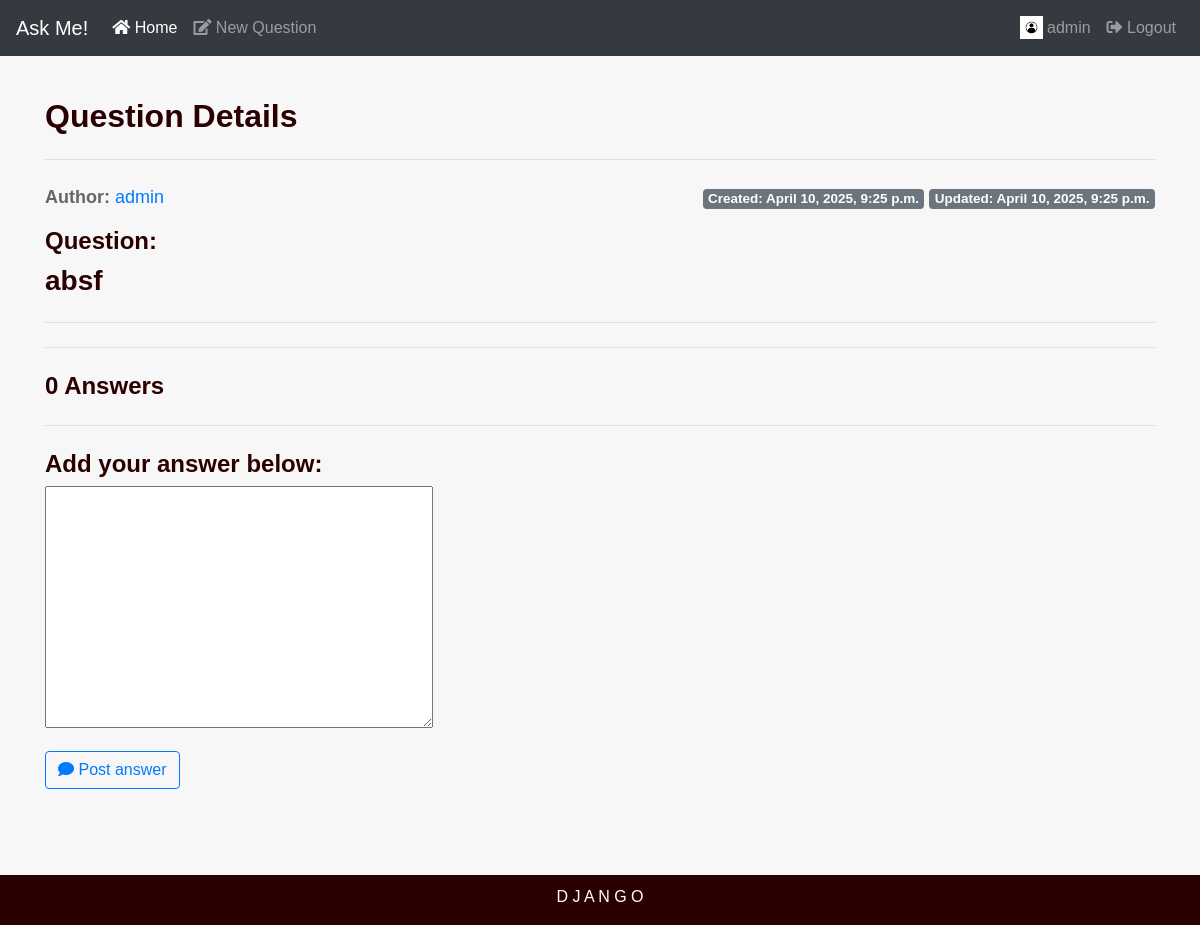
The page /askme/ques/2/ (signed in) on the database its author committed.
### myapp/models.py (models this page shows, shortened)
class Question(models.Model):
    slug = models.SlugField(max_length=120)
    author = models.ForeignKey(User , related_name='blog_posts' , on_delete=models.CASCADE)
    body = models.TextField()
    created = models.DateTimeField(auto_now_add=True)
    updated = models.DateTimeField(auto_now=True)

### myapp/views.py (the view)
# urls.py: path('ques/<int:id>/',views.ques_detail,name='ques_detail'),
def ques_detail(request,id):
    ques = get_object_or_404(Question,id=id)
    replies = Replies.objects.all().filter(ques = ques).order_by('-id')
    comments =  Comment.objects.all().filter(ques = ques).order_by('-id')
    if request.method == 'POST':
        if not request.user.is_authenticated:
            return HttpResponseRedirect(reverse('askme:user_login'))
        comment_form = CommentForm(request.POST)
        if comment_form.is_valid():
            cmnt = comment_form.save(commit=False)
            cmnt.user = request.user
            cmnt.ques = ques
            cmnt.save()
            return HttpResponseRedirect(reverse('askme:ques_detail',args = (id,)))
    else:
        comment_form  = CommentForm()
    context = {
        'q': ques,
        'comments' : comments,
        'comment_form' : comment_form ,
        'replies' : replies,
    }
    return render(request, 'ques_detail.html', context=context)

### myapp/forms.py
class CommentForm(forms.ModelForm):
    class Meta:
        model = Comment
        fields = ['content']

### templates/ques_detail.html (shortened to what this page needs)
{% extends 'base.html' %}
{% load static %}
{% load tags %}
{% block content %}
<div>
	<h2 class="display-6">Question Details</h2>
	<hr class="my-4">
	<div>
		<p><strong>Author: </strong><a href="{% url 'askme:profilepage' q.author %}">{{q.author}}</a>
		<span class="float-right">
			<span class="badge badge-secondary">Created: {{q.created}}</span>
			<span class="badge badge-secondary">Updated: {{q.updated}}</span>
		</span></p>
		<h4>Question:</h4><h3>{{q.body}}</h3>
	</div>
	<hr class="my-4">
</div>
<hr class="my-4">
		<h4>{{ comments.count}} Answers </h4>
		<hr class="my-4">
		<h4>Add your answer below:</h4>
		<form method="POST">
    		<div class="form-group">
        {{ comment_form.content }}
    </div>
    <button class="btn btn-outline-primary" type="submit"><i class="fas fa-comment"></i> Post answer</button>
</form>
<br><br>
		<br><br>
{% endblock %}

### templates/base.html (shortened to what this page needs)
{% load static %}
<!DOCTYPE html>
<html lang="en">
<head>
    <link rel="stylesheet" href="https://maxcdn.bootstrapcdn.com/bootstrap/4.0.0/css/bootstrap.min.css">
    <link rel="stylesheet" href="{% static 'app.css' %}" type="text/css" />
    <link rel="stylesheet" href="https://cdnjs.cloudflare.com/ajax/libs/font-awesome/5.14.0/css/all.min.css" />
</head>
<body>
    <nav class="navbar navbar-expand-lg navbar-dark bg-dark fixed-top">
        <a class="navbar-brand" href="{% url 'askme:ques_feed' %}">Ask Me!</a>
        <div class="collapse navbar-collapse" id="navbarSupportedContent">
            <ul class="navbar-nav mr-auto">
                <li class="nav-item active">
                    <a class="nav-link" href="{% url 'askme:ques_feed' %}"><i class="fas fa-home"></i> Home <span class="sr-only">(current)</span></a>
                </li>
                {% if request.user.is_authenticated %}
                    <li class="nav-item">
                        <a class="nav-link" href="{% url 'askme:ask_question' %}"><i class="fas fa-edit"></i> New Question</a>
                    </li>
                {% endif %}
            </ul>
            <ul class="navbar-nav ml-auto">
                {% if request.user.is_authenticated %}
                    <li class="nav-item">
                        <a class="nav-link" href="{% url 'askme:profilepage' request.user %}" id="navbar" role="button" aria-haspopup="true" aria-expanded="false">
                            <img src="/static/image.png" width="23" height="23" class="d-inline-block align-top" alt="profilePic">
                            {{ request.user }}
                        </a>
                    </li>
                    <li class="nav-item"><a class="nav-link" href="{% url 'askme:user_logout' %}"><i class="fas fa-sign-out-alt"></i> Logout</a></li>
                {% else %}
                    <ul class="nav navbar-nav navbar-right">
                        <li class="nav-item"><a class="nav-link" href="{% url 'askme:user_login' %}"><i class="fas fa-sign-in-alt"></i> Login</a></li>
                        <li class="nav-item"><a class="nav-link" href="{% url 'askme:register' %}"><i class="fas fa-user-plus"></i> Register</a></li>
                    </ul>
                {% endif %}
            </ul>
        </div>
    </nav>
    <div class="jumbotron jumbotron-fluid">
        <div class="container container-fluid">
            {% block content %}{% endblock %}
        </div>
    </div>
    <footer class="footer">
        <p>D J A N G O</p>
    </footer>
</body>
</html>

### static/app.css (style rules this page uses)
* { margin: 0; padding: 0; box-sizing: border-box; }
body { font-family: Arial, sans-serif; }
.navbar { background-color: #2b0000; }
.container { padding-top: 77px; }
.footer { position: fixed; left: 0; bottom: 0; width: 100%; background-color: #2b0000; color: white; text-align: center; text-transform: uppercase; }
.footer p { padding-top: 10px; }
.jumbotron { background-color: #f7f7f7; padding: 20px; margin-bottom: 20px; }
.jumbotron p { font-size: 18px; color: #666; }
h1, h2, h3, h4, h5, h6 { font-weight: bold; color: #2b0000; }

### rows shown on the page
Question: author "admin", created "April 10, 2025, 9:25 p.m.", updated "April 10, 2025, 9:25 p.m.", body "absf"

### other values the page prints
{{ request.user }} "admin"
{{ comments.count }} "0"
